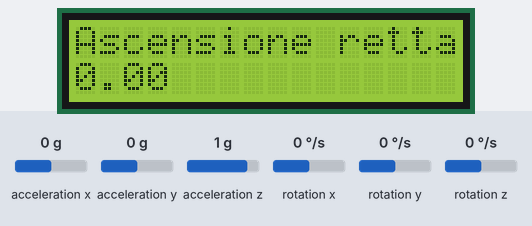
Recording of a sketch running on a simulated Arduino Uno, built with avr-gcc and run on an emulated ATmega328P. Parts: 16×2 character LCD. Inputs (shaded band) come from the test bench; at power-on: rotation z 0 °/s, acceleration x 0 g, acceleration y 0 g, acceleration z 1 g, rotation x 0 °/s, rotation y 0 °/s. What the sketch prints to the serial monitor is not drawn.

Above: at 4.2 s.
4.3 s: rotation z set to -192 °/s
At 4.43 s:
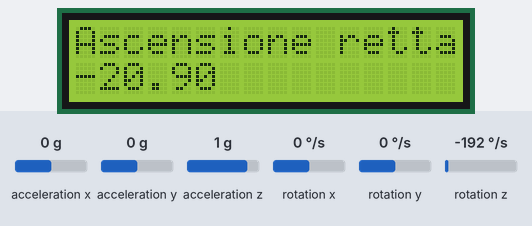
5.8 s: rotation z set to 0 °/s
8.8 s: rotation z set to -100 °/s
At 8.92 s:
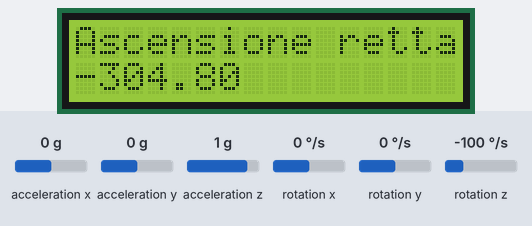
10.3 s: acceleration x set to -1.4 g
At 10.56 s:
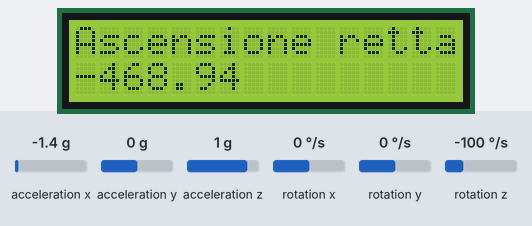
12.0 s: rotation z set to 192 °/s
At 12.09 s:
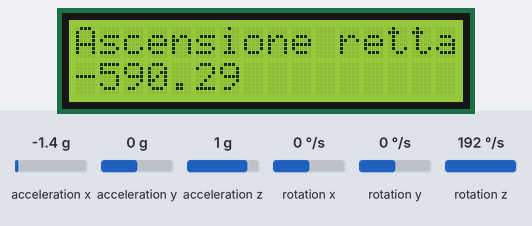
15.0 s: acceleration y set to -1.4 g
At 15.27 s:
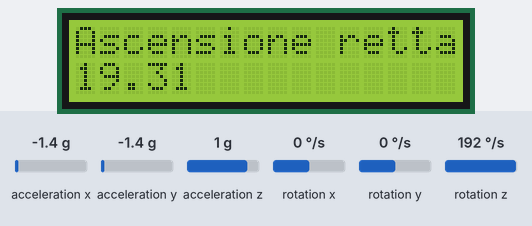

Measured:
- after the input at 4.3 s, the display: changes after 0.08 s (image 1)
- after the input at 8.8 s, the display: first differs from a run without the input after 0.07 s (image 2)
- what the display in image 0 shows lasts 0.5 s, from 3.8 s to 4.3 s

The sketch:

Gyro.ino
```cpp
#include <MPU6050_tockn.h>
#include <Wire.h>
#include <LiquidCrystal.h>
#import <string.h>

MPU6050 mpu6050(Wire);

const int rs = 12, en = 11, d4 = 5, d5 = 4, d6 = 3, d7 = 2;
LiquidCrystal lcd(rs, en, d4, d5, d6, d7);

double x, y, z;

float startingPos = 0;

void setup(){
  Serial.begin(115200);

  lcd.begin(16, 2);


  lcd.print("Calibrating");

  Wire.begin();
  mpu6050.begin();
  mpu6050.calcGyroOffsets(true);

  mpu6050.update();
  startingPos = mpu6050.getAngleX();

  lcd.clear();
}

void loop(){
  mpu6050.update();
  x = mpu6050.getAngleX();
  y = mpu6050.getAngleY();
  z = mpu6050.getAngleZ();

  String printx;
  String printy;
  String printz;

  printx = String(x);
  printy = String(y);
  printz = String(z);
  lcd.setCursor(0, 0);
  //lcd.print( printx + " " + printy + " " + printz);
  lcd.print("Ascensione retta");

  lcd.setCursor(0, 1);
  lcd.print(printz);

  Serial.print("x: ");
  Serial.print(x);
  Serial.print("   ");
  Serial.print("y: ");
  Serial.print(y);
  Serial.print("   ");
  Serial.print("z: ");
  Serial.println(z);


  delay(100);

  lcd.clear();
}
```
